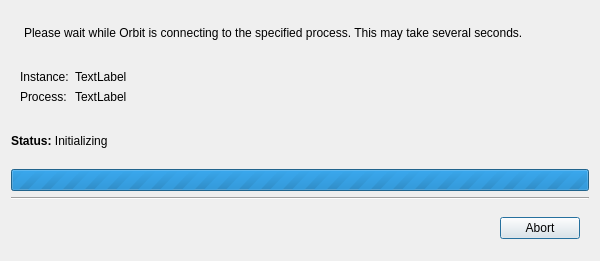
<?xml version="1.0" encoding="UTF-8"?>
<ui version="4.0">
 <class>ConnectToTargetDialog</class>
 <widget class="QDialog" name="ConnectToTargetDialog">
  <property name="geometry">
   <rect>
    <x>0</x>
    <y>0</y>
    <width>600</width>
    <height>261</height>
   </rect>
  </property>
  <property name="sizePolicy">
   <sizepolicy hsizetype="Fixed" vsizetype="Fixed">
    <horstretch>0</horstretch>
    <verstretch>0</verstretch>
   </sizepolicy>
  </property>
  <property name="windowTitle">
   <string>Connecting to Stadia Target...</string>
  </property>
  <property name="accessibleName">
   <string>Orbit Profiler</string>
  </property>
  <property name="modal">
   <bool>true</bool>
  </property>
  <layout class="QVBoxLayout" name="verticalLayout">
   <property name="sizeConstraint">
    <enum>QLayout::SetDefaultConstraint</enum>
   </property>
   <item>
    <widget class="QWidget" name="widget_3" native="true">
     <layout class="QHBoxLayout" name="horizontalLayout_2">
      <property name="leftMargin">
       <number>0</number>
      </property>
      <property name="topMargin">
       <number>0</number>
      </property>
      <property name="rightMargin">
       <number>0</number>
      </property>
      <property name="bottomMargin">
       <number>0</number>
      </property>
      <item>
       <widget class="QLabel" name="label">
        <property name="sizePolicy">
         <sizepolicy hsizetype="Fixed" vsizetype="Preferred">
          <horstretch>0</horstretch>
          <verstretch>0</verstretch>
         </sizepolicy>
        </property>
        <property name="text">
         <string/>
        </property>
        <property name="pixmap">
         <pixmap resource="../../icons/orbiticons.qrc">:/actions/connected</pixmap>
        </property>
       </widget>
      </item>
      <item>
       <widget class="QLabel" name="label_7">
        <property name="text">
         <string>Please wait while Orbit is connecting to the specified process. This may take several seconds.</string>
        </property>
        <property name="wordWrap">
         <bool>true</bool>
        </property>
       </widget>
      </item>
     </layout>
    </widget>
   </item>
   <item>
    <widget class="QWidget" name="widget_2" native="true">
     <layout class="QFormLayout" name="formLayout">
      <item row="0" column="0">
       <widget class="QLabel" name="label_2">
        <property name="text">
         <string>Instance:</string>
        </property>
       </widget>
      </item>
      <item row="0" column="1">
       <widget class="QLabel" name="instanceIdLabel">
        <property name="text">
         <string>TextLabel</string>
        </property>
       </widget>
      </item>
      <item row="1" column="0">
       <widget class="QLabel" name="label_4">
        <property name="text">
         <string>Process:</string>
        </property>
       </widget>
      </item>
      <item row="1" column="1">
       <widget class="QLabel" name="processIdLabel">
        <property name="text">
         <string>TextLabel</string>
        </property>
       </widget>
      </item>
     </layout>
    </widget>
   </item>
   <item>
    <widget class="QLabel" name="statusLabel">
     <property name="text">
      <string>&lt;b&gt;Status:&lt;/b&gt; Initializing</string>
     </property>
     <property name="textFormat">
      <enum>Qt::AutoText</enum>
     </property>
    </widget>
   </item>
   <item>
    <widget class="QProgressBar" name="progressBar">
     <property name="maximum">
      <number>0</number>
     </property>
     <property name="value">
      <number>-1</number>
     </property>
     <property name="textVisible">
      <bool>false</bool>
     </property>
    </widget>
   </item>
   <item>
    <widget class="Line" name="line">
     <property name="orientation">
      <enum>Qt::Horizontal</enum>
     </property>
    </widget>
   </item>
   <item>
    <widget class="QWidget" name="widget_1" native="true">
     <layout class="QHBoxLayout" name="horizontalLayout">
      <item>
       <spacer name="horizontalSpacer">
        <property name="orientation">
         <enum>Qt::Horizontal</enum>
        </property>
        <property name="sizeHint" stdset="0">
         <size>
          <width>40</width>
          <height>20</height>
         </size>
        </property>
       </spacer>
      </item>
      <item>
       <widget class="QPushButton" name="abortButton">
        <property name="text">
         <string>Abort</string>
        </property>
        <property name="icon">
         <iconset resource="../../icons/orbiticons.qrc">
          <normaloff>:/actions/clear</normaloff>:/actions/clear</iconset>
        </property>
       </widget>
      </item>
     </layout>
    </widget>
   </item>
  </layout>
 </widget>
 <resources>
  <include location="../../icons/orbiticons.qrc"/>
 </resources>
 <connections>
  <connection>
   <sender>abortButton</sender>
   <signal>clicked()</signal>
   <receiver>ConnectToTargetDialog</receiver>
   <slot>reject()</slot>
   <hints>
    <hint type="sourcelabel">
     <x>529</x>
     <y>200</y>
    </hint>
    <hint type="destinationlabel">
     <x>298</x>
     <y>118</y>
    </hint>
   </hints>
  </connection>
 </connections>
</ui>
